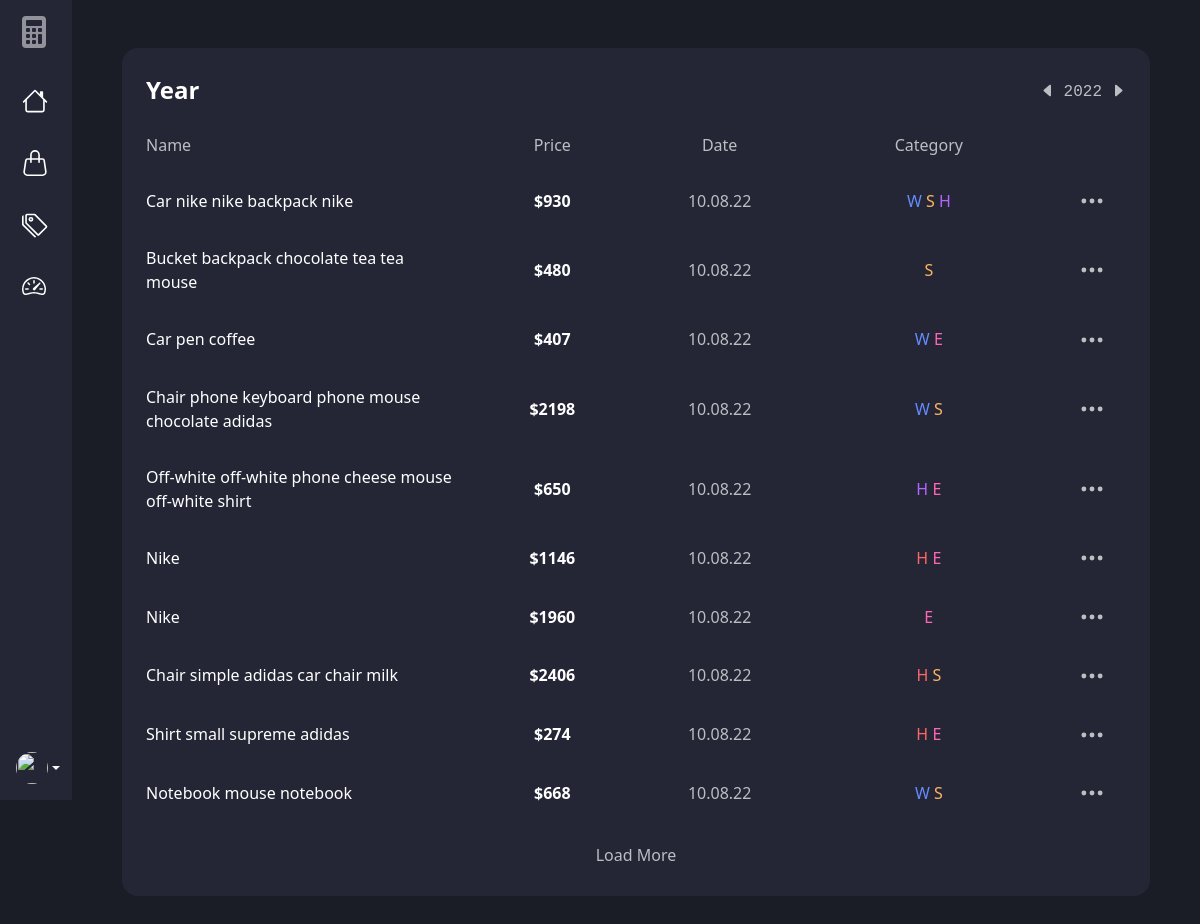
/total/year/show/, run on the app's committed database.
### expenses/models.py (models this page shows, shortened)
class Expense(models.Model):
    user = models.ForeignKey(User, on_delete=models.CASCADE)
    name = models.CharField(max_length=200)
    price = models.PositiveIntegerField()
    category = models.ManyToManyField(
        Category, related_name='category', blank=True)
    color = models.CharField(max_length=7, default='#0d6efd')
    created = models.DateTimeField(auto_now_add=True)
    class Meta:
        ordering = ['user', '-created']

class Category(models.Model):
    user = models.ForeignKey(User, on_delete=models.CASCADE)
    name = models.CharField(max_length=150)
    color = models.CharField(max_length=7, default='#0d6efd')
    created = models.DateTimeField(auto_now_add=True)
    class Meta:
        ordering = ['user', '-created']

### expenses/views.py (the view, shortened to what this page needs)
# urls.py: path('total/<str:period>/<str:action>/', views.expenses_date_filter, name='expenses-date-filter'),
def expenses_date_filter(request, period, action):
    year, month, day, week_start, week_end = '', '', '', '', ''
    _YEARS = [2020, 2021, 2022]
    _MONTHNAMES = ["Jan", "Feb", "Mar", "Apr", "May", "Jun",
                   "Jul", "Aug", "Sep", "Oct", "Nov", "Dec"]
    today = datetime.combine(date.today(), time(0, 0, 0))
    week = timedelta(minutes=60*24*7)
    if period == 'year':
        year = today.year
        expenses = Expense.objects.filter(created__year=year)
    elif period == 'month':
        month = today.month
        year = today.year
        expenses = Expense.objects.filter(
            Q(created__month=month), Q(created__year=year))
        month = _MONTHNAMES[month - 1]
    elif period == 'week':
        week_start = today - week
        week_end = today
        expenses = Expense.objects.filter(created__gte=week_start)
    if action != 'show':
        htmx = True
        if period == 'year':
            year = int(request.GET.get('year'))
            if action == 'previous':
                if year > _YEARS[0]:
                    year -= 1
            elif action == 'next':
                if year < _YEARS[-1]:
                    year += 1
            expenses = Expense.objects.filter(created__year=year)
            year = year
        elif period == 'month':
            month = int(_MONTHNAMES.index(request.GET.get('month'))) + 1
            year = int(request.GET.get('year'))
            if action == 'previous':
                if year == _YEARS[0] and month == 1:
                    pass
                else:
                    month -= 1
                    if month == 0:
                        year -= 1
            elif action == 'next':
                if year == _YEARS[-1] and month == 12:
                    pass
                else:
                    if month == 12:
                        month = 1
                        year += 1
                    else:
                        month += 1
            expenses = Expense.objects.filter(
                Q(created__month=month), Q(created__year=year))
            month = _MONTHNAMES[month - 1]
            year = year
        elif period == 'week':
            week_start = request.GET.get('week_start')
            week_end = request.GET.get('week_end')
            week_start_year = int(week_start.rstrip(', midnight')[-4:])
            week_start_month = int(_MONTHNAMES.index(week_start[:3])) + 1
            week_start_day = int(week_start.split()[1].rstrip(','))
            week_start = datetime(
                week_start_year, week_start_month, week_start_day)
            week_end_year = int(week_end.rstrip(', midnight')[-4:])
            week_end_month = int(_MONTHNAMES.index(week_end[:3])) + 1
            week_end_day = int(week_end.split()[1].rstrip(','))
            week_end = datetime(week_end_year, week_end_month, week_end_day)
            if action == 'previous':
                week_start = week_start - week
                week_end = week_end - week
                if week_start.year < _YEARS[0]:
                    week_start = week_start + week
                    week_end = week_end + week
            elif action == 'next':
                if week_end < today:
                    week_start = week_start + week
                    week_end = week_end + week
            expenses = Expense.objects.filter(
                Q(created__gte=week_start), Q(created__lte=week_end))
        elif period == 'day':
            day = int(request.GET.get('day'))
            month = int(_MONTHNAMES.index(request.GET.get('month'))) + 1
            year = int(request.GET.get('year'))
            if action == 'previous':
                if day > 1:
                    day -= 1
            elif action == 'next':
                try:
                    datetime(year, month, day + 1)
                    day += 1
                except:
                    day = day
            expenses = Expense.objects.filter(Q(created__day=day), Q(
                created__month=month), Q(created__year=year))
            day = f'0{day}' if len(str(day)) == 1 else day
            month = _MONTHNAMES[month - 1]
    else:
        htmx = False
    paginator = Paginator(expenses, 10)
    page_number = request.GET.get('page', 1)
    page_obj = paginator.get_page(page_number)
    context = {
        'expenses': page_obj,
        'period': period,
        'year': year,
        'month': month,
        'day': day,
        'week_start': week_start,
        'week_end': week_end,
        'years': _YEARS,
        'months': _MONTHNAMES,
    }
    if request.GET.get('load-more') == 'True':
        return render(request, 'expenses/expenses-card-rows.html', context)
    if htmx == True:
        return render(request, 'expenses/expenses-card.html', context)
    else:
        return render(request, 'expenses/total-period.html', context)

### expenses/templates/expenses/total-period.html (shortened to what this page needs)
{% extends 'expenses/base.html' %}
{% block content %}
<div class="container-fluid my-5">
    {% include 'expenses/expenses-card.html' %}
</div>
{% endblock content %}

### expenses/templates/expenses/expenses-card-rows.html (shortened to what this page needs)
{% for expense in expenses %}
<div class="row py-3 align-items-center justify-content-between table-row">
    <div class="col-6 col-sm-3 col-md-4">
        <a href="" class="text-base-link">{{ expense.name }}</a>
    </div>
    <div class="col-6 col-sm-3 col-md-2 text-center">
        <a href="" class="text-base-link fw-semibold">${{ expense.price }}</a>
    </div>
    <div class="col-6 col-sm-2 col-md-2 text-center">
        <a href="" class="text-second-link">{{ expense.created|date:"d.m.y" }}</a>
    </div>
    <div class="col-6 col-sm-3 col-md-3 text-center">
        {% for category in expense.category.all %}
        <a style="color: {{ category.color }};" class="text-second-link"
            id="category-opened{{ category.pk }}{{ expense.pk }}"
            onclick="categoryShow({{ category.pk }}, {{ expense.pk }})"> {{ category.name|first }} </a>
        {% endfor %}
    </div>
    <div class="col-6 col-sm-1 col-md-1 text-center">
        <a href="" class="text-second-link">
            <svg xmlns="http://www.w3.org/2000/svg" width="26" height="26" fill="currentColor"
                class="bi bi-three-dots text-center me-2" viewBox="0 0 16 16">
                <path
                    d="M3 9.5a1.5 1.5 0 1 1 0-3 1.5 1.5 0 0 1 0 3zm5 0a1.5 1.5 0 1 1 0-3 1.5 1.5 0 0 1 0 3zm5 0a1.5 1.5 0 1 1 0-3 1.5 1.5 0 0 1 0 3z" />
            </svg>
        </a>
    </div>
</div>
{% endfor %}
{% if expenses.has_next %}
<div class="text-center mt-3" id="load-more">
    <button class="btn-c" hx-get="{% url 'expenses-date-filter' period 'show' %}?page={{ expenses.next_page_number }}&load-more=True"
        hx-target="#load-more" hx-swap="outerHTML">Load More</button>
</div>
{% endif %}

### expenses/static/css/style.css (style rules this page uses)
:root { --accent: #ef642c; --second: #bdbec2; --base: #ffffff; --bg-light: #242635; --bg-second: #1f222e; --bg-dark: #1a1d26; --bg-gradient: linear-gradient(180deg, rgba(255, 255, 255, 0.007), rgba(233, 233, 233, 0.089), rgba(112, 112, 112, 0.411)); --bg-gradient-accent: linear-gradient(180deg, rgba(251, 98, 101, 1), rgba(233, 78, 50, 1), rgba(239, 99, 44, 1)); --bg-gradient-blue: linear-gradient(180deg, rgba(42, 167, 248, 1), rgba(48, 107, 221, 1), rgba(53, 70, 242, 1)); --bg-gradient-purple: linear-gradient(180deg, rgba(241, 42, 227, 1), rgba(191, 51, 234, 1), rgba(150, 54, 243, 1)); --bg-gradient-green: linear-gradient(180deg, rgba(68, 216, 154, 1), rgba(31, 209, 185, 1), rgba(52, 205, 224, 1)); --navbar-width: 220px; --navbar-width-sm: 4.5rem; }
.container-fluid { padding-right: 50px; padding-left: 50px; }
.bg-dark-c { background-color: var(--bg-dark); }
.text-second-link { color: var(--second); text-decoration: none; cursor: pointer; transition-duration: 0.2s; }
.text-base-link { color: var(--base); text-decoration: none; cursor: pointer; transition-duration: 0.2s; }
.table-row { background-color: var(--bg-light); border-radius: 0.5rem; transition-duration: 0.3s; }
.btn-c { background-color: var(--bg-light); border: none; border-radius: 0.5rem; color: var(--second); padding: 5px 15px; text-align: center; text-decoration: none; display: inline-block; font-size: 16px; transition-duration: 0.2s; }

### data on the page
Expense: name "Car nike nike backpack nike", price "930", created "10.08.22"
Category: name|first "W"
Category: name|first "S"
Category: name|first "H"
Expense: name "Bucket backpack chocolate tea tea mouse", price "480", created "10.08.22"
Expense: name "Car pen coffee", price "407", created "10.08.22"
Category: name|first "E"
Expense: name "Chair phone keyboard phone mouse chocolate adidas", price "2198", created "10.08.22"
Expense: name "Off-white off-white phone cheese mouse off-white shirt", price "650", created "10.08.22"
Expense: name "Nike", price "1146", created "10.08.22"
Category: name|first "H"
Expense: name "Nike", price "1960", created "10.08.22"
Expense: name "Chair simple adidas car chair milk", price "2406", created "10.08.22"
Expense: name "Shirt small supreme adidas", price "274", created "10.08.22"
Expense: name "Notebook mouse notebook", price "668", created "10.08.22"

### other printed values
{{ year }} "2022"
